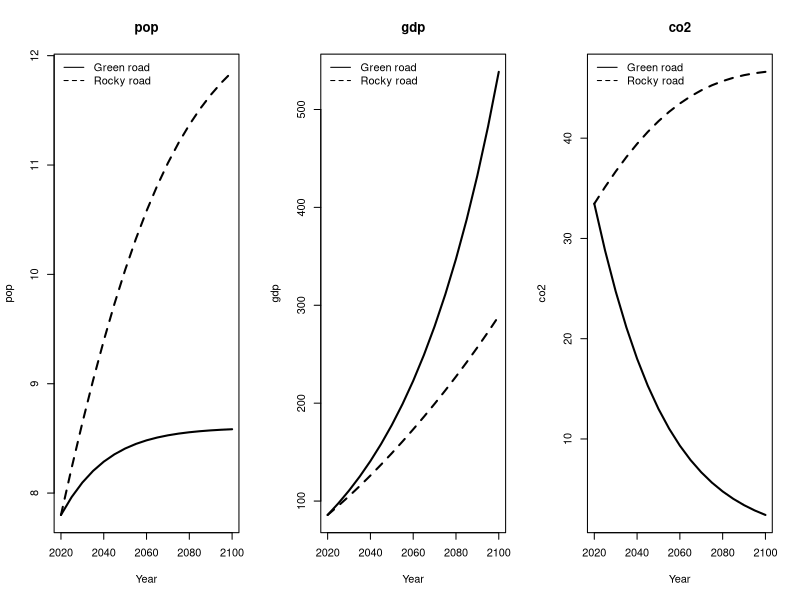

Write the R code that produced this figure.
# Module 2.1 - Socioeconomic drivers: population, GDP and the Kaya identity (toy numbers)
years <- seq(2020, 2100, by = 5); t <- years - 2020
population <- function(p0, pmax, rate) pmax / (1 + (pmax / p0 - 1) * exp(-rate * t))   # billion
income <- function(y0, growth) y0 * (1 + growth)^t                                     # thousand $ per person

stories <- list(
  "Green road" = list(pop = population(7.8, 8.6, 0.05), inc = income(11, 0.022), ei = -0.025, ci = -0.030),
  "Rocky road" = list(pop = population(7.8, 12.5, 0.03), inc = income(11, 0.010), ei = -0.008, ci = -0.003))

par(mfrow = c(1, 3))
res <- list()
for (nm in names(stories)) {
  s <- stories[[nm]]
  gdp <- s$pop * s$inc                       # trillion $
  e_gdp <- 6.0 * (1 + s$ei)^t                # MJ per $
  c_e <- 0.065 * (1 + s$ci)^t                # kg CO2 per MJ
  co2 <- gdp * e_gdp * c_e                   # Gt CO2
  r <- c(pop = s$pop[17] / s$pop[1], income = s$inc[17] / s$inc[1], e_gdp = e_gdp[17] / e_gdp[1], c_e = c_e[17] / c_e[1])
  cat(nm, ": ratios 2100/2020 =", round(r, 3), " product =", round(prod(r), 3), " CO2 ratio =", round(co2[17] / co2[1], 3), "\n")
  res[[nm]] <- data.frame(year = years, pop = s$pop, gdp = gdp, co2 = co2)
}
for (v in c("pop", "gdp", "co2")) {
  plot(years, res[[1]][[v]], type = "l", lwd = 2, ylim = range(sapply(res, `[[`, v)), xlab = "Year", ylab = v, main = v)
  lines(years, res[[2]][[v]], lwd = 2, lty = 2)
  legend("topleft", names(res), lty = 1:2, bty = "n")
}
